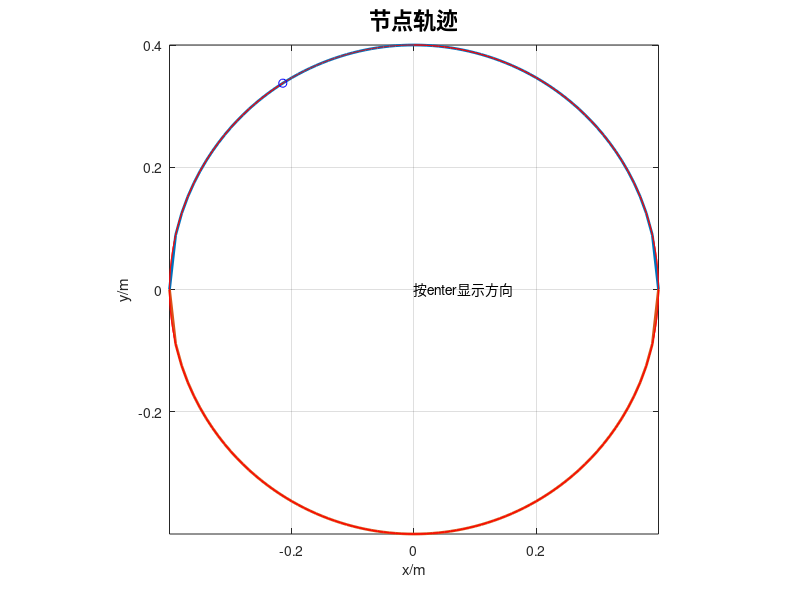
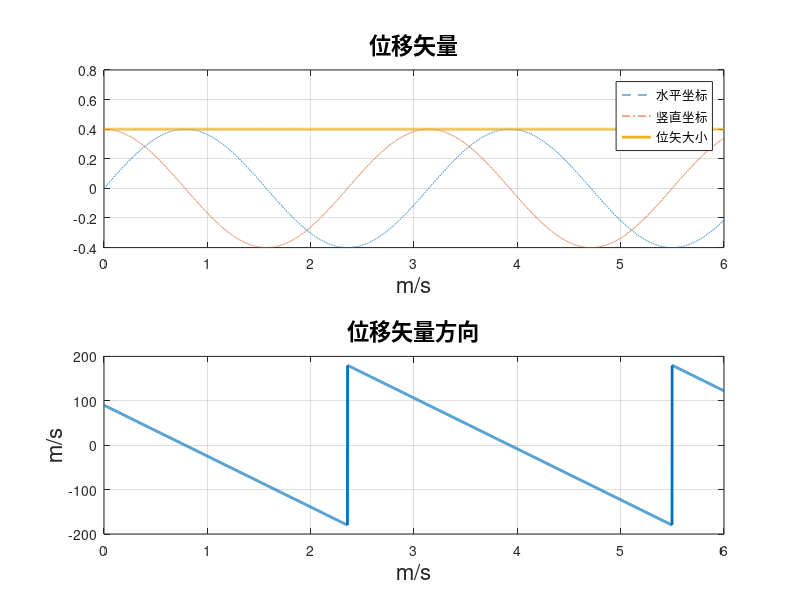
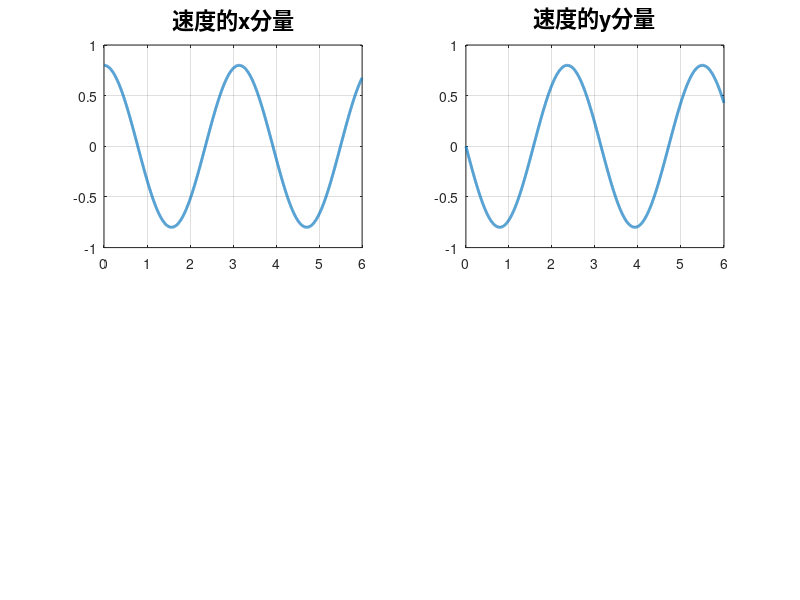
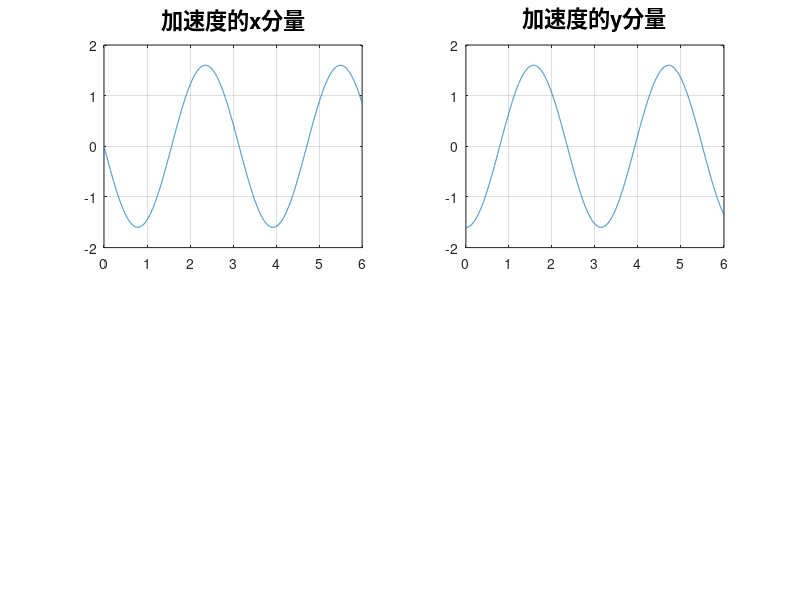

Source code (MATLAB) for these figures, in order:
clear
clc
r=0.4;  %半径
x=-r:0.01:r;  %x坐标
y=sqrt(r^2-x.^2);  %y坐标
figure
plot(x,[y;-y],'LineWidth',2);
grid on
axis equal;
title('节点轨迹','FontSize',16);  %标题
xlabel('x/m');  %横坐标标签
ylabel('y/m');  %纵坐标标签
text(0,0,'按enter显示方向','FontSize',10);
pause  %暂停
tm=6;  %节点的运动时间
t=0:0.001:tm;  %时间向量
w=2;  %系数
x=r*sin(w*t);  %x坐标
y=r*cos(w*t);  %y坐标
hold on  %保持图像
comet(x,y);  %画彗星式轨道

%%%%%%%%%%%%%%%%%%%%%%%画位移矢量图像
figure
subplot(2,1,1);
plot(t,x,'--',t,y,'-.',t,sqrt(x.^2+y.^2),'LineWidth',2);  %画曲线
grid on
title('位移矢量','FontSize',16);
xlabel('m/s','FontSize',16);
legend('水平坐标','竖直坐标','位矢大小','northwest');
alpha=atan2(y,x)*180/pi;
subplot(2,1,2);
plot(t,alpha,'LineWidth',2);
grid on;
title('位移矢量方向','FontSize',16);
xlabel('m/s','FontSize',16);  %横坐标标签
ylabel('m/s','FontSize',16);  %纵坐标标签

%%%%%%%%%%%%%%%%%%%%%%%画速度曲线
vx=w*r*cos(w*t);  %x方向分速度
vy=-w*r*sin(w*t);  %y方向分速度
figure
subplot(2,2,1);
plot(t,vx,'LineWidth',2);  %画x速度曲线
grid on
title('速度的x分量','FontSize',16);
subplot(2,2,2);
plot(t,vy,'LineWidth',2);  %画y速度曲线
grid on
title('速度的y分量','FontSize',16);

%%%%%%%%%%%%%%%%%%%%%%%画加速度曲线
ax=-w^2*r*sin(w*t);  %x分加速度
ay=-w^2*r*cos(w*t);  %y分加速度
a=sqrt(vx.^2+vy.^2);  %合加速度
figure
subplot(2,2,1);
plot(t,ax);  %画x加速度曲线
grid on
title('加速度的x分量','FontSize',16);
subplot(2,2,2);
plot(t,ay);  %画x加速度曲线
grid on
title('加速度的y分量','FontSize',16);






